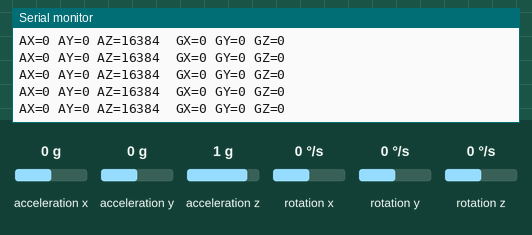
Recording of a sketch running on a simulated Arduino Uno, built with avr-gcc and run on an emulated ATmega328P. Parts: the last lines printed to the serial monitor. Inputs (shaded band) come from the test bench; at power-on: acceleration x 0 g, acceleration y 0 g, acceleration z 1 g, rotation x 0 °/s, rotation y 0 °/s, rotation z 0 °/s. No radio packets arrive unless stated.

Above: at 1.2 s.
1.3 s: acceleration x set to -1.4 g
At 1.5 s:
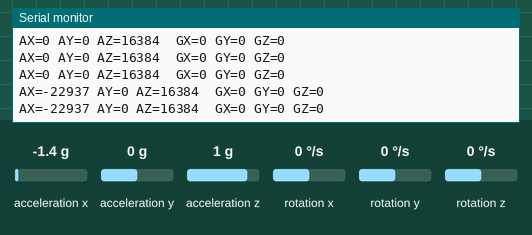
2.8 s: acceleration y set to -1.4 g
At 2.89 s:
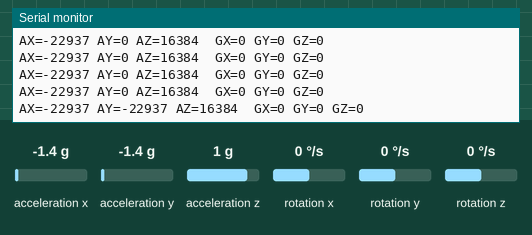
4.3 s: acceleration z set to -1.4 g
At 4.38 s:
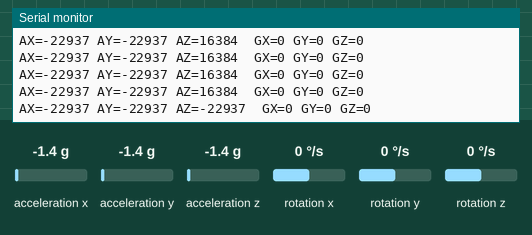
5.8 s: rotation x set to -192 °/s
At 5.87 s:
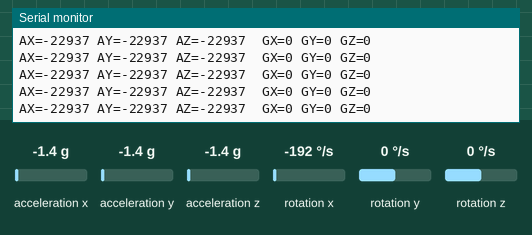
7.3 s: rotation y set to -192 °/s
At 7.37 s:
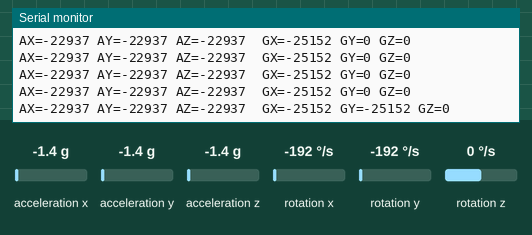

The sketch:

Tranciver.ino
```cpp
/*********************************
 * TRANSMITTER – SEND ACCEL + GYRO (MPU6050)
 *********************************/

#include <Wire.h>
#include <SPI.h>
#include <nRF24L01.h>
#include <RF24.h>
#include <MPU6050.h>

#define CE_PIN 9
#define CSN_PIN 10

RF24 radio(CE_PIN, CSN_PIN);
MPU6050 mpu;

const byte address[6] = "00001";

// Struct for sending all data
struct SensorData {
  int16_t ax, ay, az;
  int16_t gx, gy, gz;
};

SensorData data;

void setup() {
  Serial.begin(115200);
  Wire.begin();

  // Initialize MPU6050
  mpu.initialize();
  if (!mpu.testConnection()) {
    Serial.println("MPU6050 NOT CONNECTED!");
    while (1);
  }
  Serial.println("MPU6050 READY!");

  // Initialize nRF24L01
  if (!radio.begin()) {
    Serial.println("NRF24 NOT RESPONDING!");
    while (1);
  }

  radio.openWritingPipe(address);
  radio.stopListening();
  radio.setPALevel(RF24_PA_LOW);
  Serial.println("TRANSMITTER READY!");
}

void loop() {
  // Read Accelerometer
  mpu.getAcceleration(&data.ax, &data.ay, &data.az);

  // Read Gyroscope
  mpu.getRotation(&data.gx, &data.gy, &data.gz);

  // Send the struct
  radio.write(&data, sizeof(data));

  // Debug print
  Serial.print("AX="); Serial.print(data.ax);
  Serial.print(" AY="); Serial.print(data.ay);
  Serial.print(" AZ="); Serial.print(data.az);
  Serial.print("  GX="); Serial.print(data.gx);
  Serial.print(" GY="); Serial.print(data.gy);
  Serial.print(" GZ="); Serial.println(data.gz);

  delay(100);  // 10 times per second
}
```

Measured:
- after the input at 1.3 s, the serial monitor: prints a new line after 0.09 s (image 1)
- after the input at 2.8 s, the serial monitor: prints a new line after 0.08 s (image 2)
- after the input at 4.3 s, the serial monitor: prints a new line after 0.08 s (image 3)
- after the input at 7.3 s, the serial monitor: prints a new line after 0.07 s (image 5)
